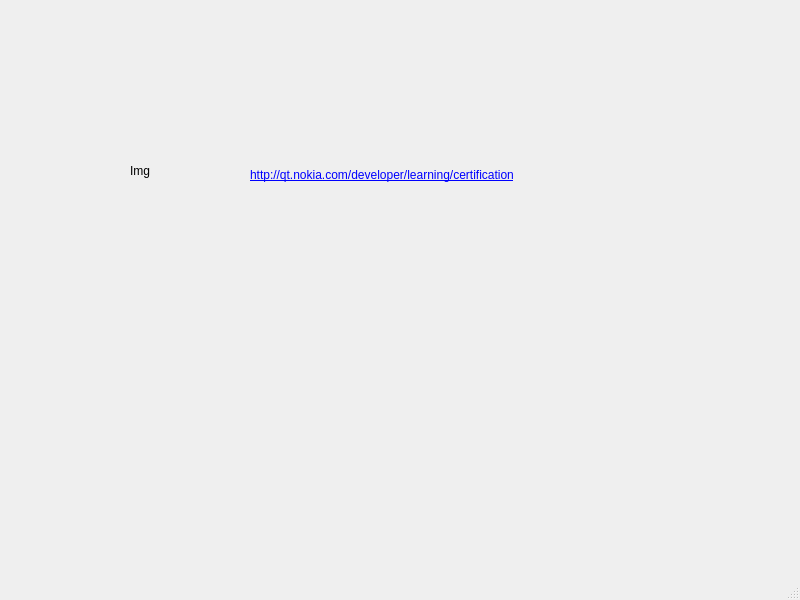
<?xml version="1.0" encoding="UTF-8"?>
<ui version="4.0">
 <class>MainWindow</class>
 <widget class="QMainWindow" name="MainWindow">
  <property name="geometry">
   <rect>
    <x>0</x>
    <y>0</y>
    <width>800</width>
    <height>600</height>
   </rect>
  </property>
  <property name="windowTitle">
   <string>MainWindow</string>
  </property>
  <widget class="QWidget" name="centralwidget">
   <widget class="QLabel" name="label">
    <property name="geometry">
     <rect>
      <x>130</x>
      <y>140</y>
      <width>91</width>
      <height>61</height>
     </rect>
    </property>
    <property name="text">
     <string>Img</string>
    </property>
   </widget>
   <widget class="QLabel" name="label_2">
    <property name="geometry">
     <rect>
      <x>250</x>
      <y>160</y>
      <width>331</width>
      <height>31</height>
     </rect>
    </property>
    <property name="text">
     <string>&lt;a href=&quot;http://qt.nokia.com/developer/learning/certification&quot;&gt;http://qt.nokia.com/developer/learning/certification&lt;/a&gt;</string>
    </property>
   </widget>
  </widget>
  <widget class="QMenuBar" name="menubar">
   <property name="geometry">
    <rect>
     <x>0</x>
     <y>0</y>
     <width>800</width>
     <height>21</height>
    </rect>
   </property>
  </widget>
  <widget class="QStatusBar" name="statusbar"/>
 </widget>
 <resources/>
 <connections/>
</ui>
